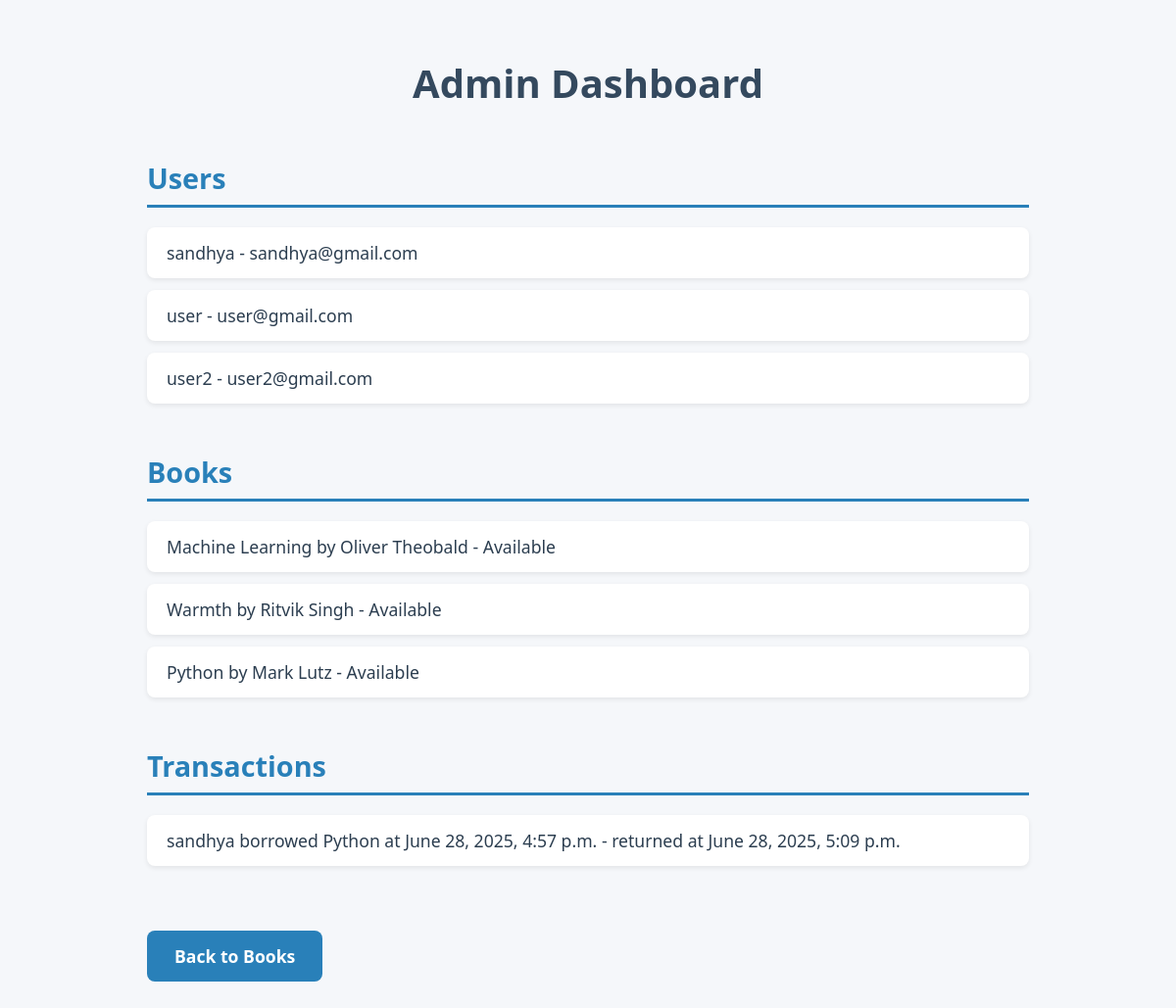
/admin-dashboard/ (signed in), run on the app's committed database.
### Home/models.py (models this page shows, shortened)
class Book(models.Model):
    title = models.CharField(max_length=200)
    author = models.CharField(max_length=100)
    genre = models.CharField(max_length=50)
    available = models.BooleanField(default=True)

class Transaction(models.Model):
    user = models.ForeignKey(User, on_delete=models.CASCADE)
    book = models.ForeignKey(Book, on_delete=models.CASCADE)
    borrowed_at = models.DateTimeField(auto_now_add=True)
    returned_at = models.DateTimeField(null=True, blank=True)

### Home/views.py (the view)
# urls.py: path('admin-dashboard/', views.admin_dashboard, name='admin_dashboard'),
@user_passes_test(is_admin)
def admin_dashboard(request):
    users = User.objects.all()
    books = Book.objects.all()
    transactions = Transaction.objects.all().order_by('-borrowed_at')
    return render(request, 'admin_dashboard.html', {
        'users': users,
        'books': books,
        'transactions': transactions
    })

### Home/views.py (called while the page is built)
def is_admin(user):
    return user.is_superuser

### templates/admin_dashboard.html (shortened to what this page needs)
<!DOCTYPE html>
<html>
<head>
</head>
<body>
    <h1>Admin Dashboard</h1>
    <h2>Users</h2>
    <ul>
        {% for user in users %}
            <li>{{ user.username }} - {{ user.email }}</li>
        {% endfor %}
    </ul>
    <h2>Books</h2>
    <ul>
        {% for book in books %}
            <li>{{ book.title }} by {{ book.author }} - {% if book.available %}Available{% else %}Borrowed{% endif %}</li>
        {% endfor %}
    </ul>
    <h2>Transactions</h2>
    <ul>
        {% for t in transactions %}
            <li>{{ t.user.username }} borrowed {{ t.book.title }} at {{ t.borrowed_at }}
                {% if t.returned_at %}- returned at {{ t.returned_at }}{% endif %}
            </li>
        {% endfor %}
    </ul>
    <a href="{% url 'book_list' %}">Back to Books</a>
</body>
</html>

### templates/admin_dashboard.html (style rules this page uses)
body { font-family: 'Segoe UI', Tahoma, Geneva, Verdana, sans-serif; background-color: #f5f7fa; color: #2c3e50; margin: 0; padding: 30px 20px; max-width: 900px; margin-left: auto; margin-right: auto; }
h1 { text-align: center; color: #34495e; margin-bottom: 40px; font-weight: 700; font-size: 2.5rem; }
h2 { color: #2980b9; border-bottom: 3px solid #2980b9; padding-bottom: 8px; margin-top: 50px; margin-bottom: 20px; font-weight: 600; font-size: 1.8rem; }
ul { list-style-type: none; padding-left: 0; }
li { background-color: #fff; padding: 14px 20px; margin-bottom: 12px; border-radius: 8px; box-shadow: 0 2px 5px rgba(0,0,0,0.08); font-size: 1.1rem; transition: background-color 0.25s ease; }
a { display: inline-block; margin-top: 50px; text-decoration: none; background-color: #2980b9; color: white; padding: 14px 28px; border-radius: 8px; font-weight: 600; font-size: 1.1rem; transition: background-color 0.3s ease; }

### data on the page
Book: title "Machine Learning", author "Oliver Theobald", available "Available"
Book: title "Warmth", author "Ritvik Singh", available "Available"
Book: title "Python", author "Mark Lutz", available "Available"
Transaction: user.username "sandhya", book "Python", borrowed_at "June 28, 2025, 4:57 p.m.", returned_at "June 28, 2025, 5:09 p.m."

### other printed values
{{ user.username }} "sandhya"
{{ user.email }} "sandhya@gmail.com"
{{ user.username }} "user"
{{ user.email }} "user@gmail.com"
{{ user.username }} "user2"
{{ user.email }} "user2@gmail.com"
